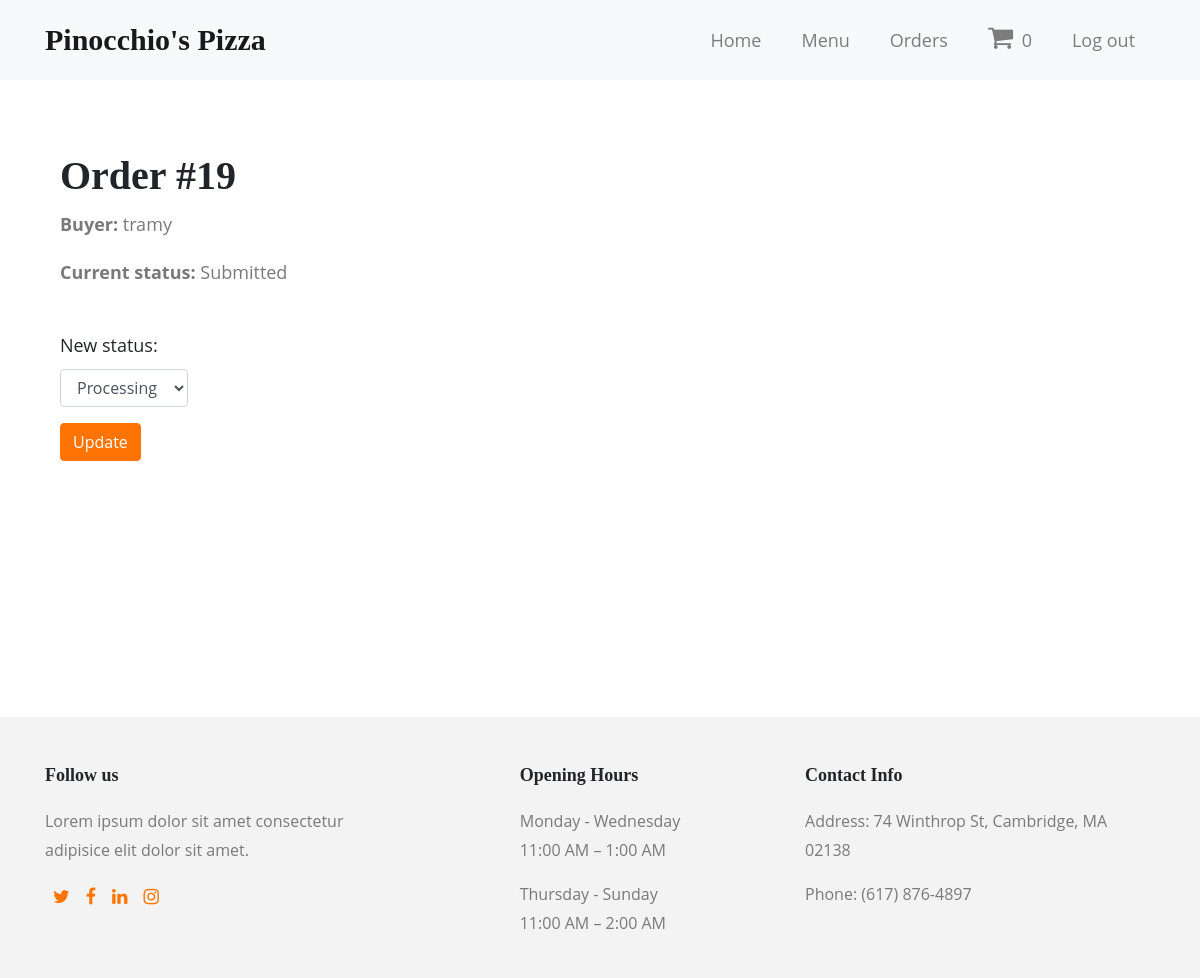
Screenshot of /order/19/status (signed in) with the database file from the repository.
### orders/models.py (models this page shows, shortened)
class Order(models.Model):
    created_by = models.ForeignKey(User, on_delete=models.SET_NULL, null=True, blank=True)
    time = models.DateTimeField(auto_now=True)
    status_choices = [
        ('p', 'Pending'),
        ('s', 'Submitted'),
        ('pr', 'Processing'),
        ('c', 'Completed'),
    ]
    status = models.CharField(choices=status_choices, max_length=2, blank=False, default='p')
    total_price = models.FloatField(null=True)
    class Meta:
        permissions = (("can_change_status", "Change order status"),)

### orders/views.py (the view)
# urls.py: path('order/<int:pk>/status', views.change_status_admin, name="change-order-status"),
@permission_required('orders.can_change_status')
def change_status_admin(request, pk):
    order_instance = get_object_or_404(Order, pk=pk)
    if request.method =='POST':
        form = OrderStatusForm(request.POST)
        if form.is_valid():
            order_instance.status = form.cleaned_data['status']
            order_instance.save()
            items = get_list_or_404(Item, order_id=order_instance.id)
            for item in items:
                item.status = form.cleaned_data['status']
                item.save()
            return HttpResponseRedirect(reverse('all-orders'))
    else:
        form = OrderStatusForm()
    cart_num = len(Item.objects.filter(created_by=request.user).filter(status__exact='p'))
    context = {
        'form': form,
        'order_instance': order_instance,
        'cart_num': cart_num,
    }
    return render(request, 'orders/change_order_status.html', context)

### orders/forms.py
class OrderStatusForm(ModelForm):
    class Meta:
        model = Order
        fields = ['status']

### orders/templates/orders/change_order_status.html (shortened to what this page needs)
{% extends "base_generic.html" %}
{% block main %}
<div class="container my-5 pb-5">
    <div class="row mx-0">
        <div class="my-4 px-0 col-12 single-order-heading">
            <h1>Order #{{ order_instance.id }}</h1>
            <p><b>Buyer: </b>{{ order_instance.created_by }}</p>
            <p><b>Current status: </b>
                <span id="current_status">{{ order_instance.get_status_display }}</span>
            </p>
        </div>
        <form method="post">
            <label for="id_status">New status:</label>
            <select class="form-control" name="status" id="id_status">
                {{ form.status.2 }}
            </select>
            <div class="my-3">
                <button class="btn btn-primary" type="submit">Update</button>
            </div>
        </form>
    </div>
</div>
{% endblock %}

### orders/static/orders/style.css (style rules this page uses)
body { font-family: "Open Sans", Arial, sans-serif; font-size: 19px; font-weight: 400; line-height: 1.8; display: flex; min-height: 100vh; flex-direction: column; }
h1, h2, h3, h4, h5 { font-family: 'DM Serif Display', serif; font-weight: 800; }
p { color: rgb(122, 121, 121); margin-top: 0; margin-bottom: 1rem; }
@media (max-width: 1200px) { body { font-size: 18px; } }
.btn-primary { color: white; border-color: #ff7404; background-color: #ff7404; }

### rows the page displays
Order: id "19", created_by "tramy", status "Submitted"

### other values shown
{{ cart_num }} "0"
form field status "Processing"
